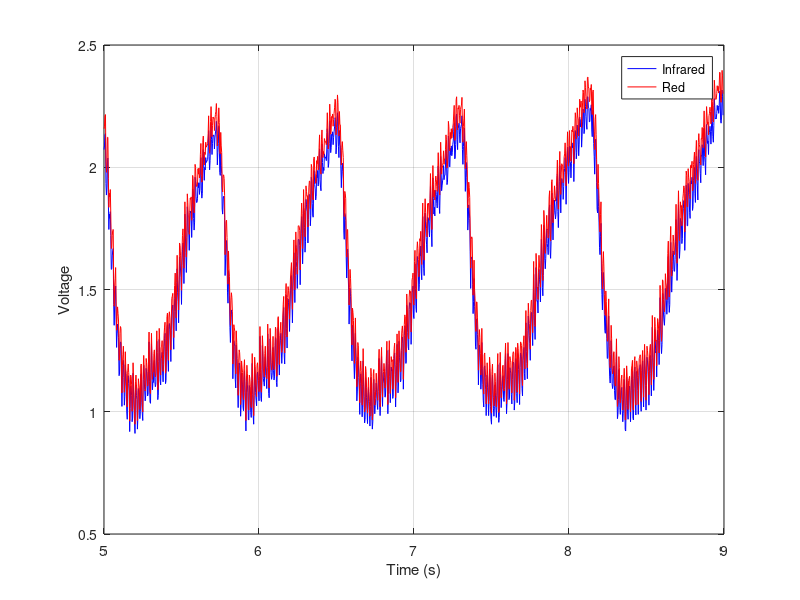

Write the MATLAB code that produced this figure.
% Read the data from the CSV file
data = csvread('scope_3.csv');

% Extract the time and voltage columns
time = data(:, 1);
voltage1 = data(:, 2);
voltage2 = data(:, 3);

% Shift the time values
time = time - time(1) + 5;

% Plot the data
plot(time, voltage1, 'b', time, voltage2, 'r');

% Add a legend
legend('Infrared', 'Red');

% Add labels and title
xlabel('Time (s)');
ylabel('Voltage');

% Show the plot
grid on;
